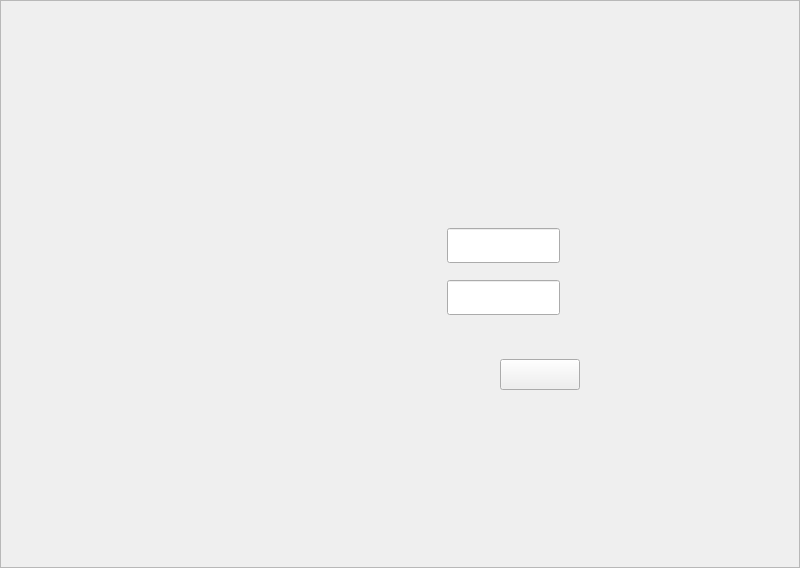
<?xml version="1.0" encoding="UTF-8"?>
<ui version="4.0">
 <class>Login</class>
 <widget class="QWidget" name="Login">
  <property name="geometry">
   <rect>
    <x>0</x>
    <y>0</y>
    <width>800</width>
    <height>568</height>
   </rect>
  </property>
  <property name="windowTitle">
   <string>Form</string>
  </property>
  <widget class="QFrame" name="frame">
   <property name="geometry">
    <rect>
     <x>0</x>
     <y>0</y>
     <width>800</width>
     <height>568</height>
    </rect>
   </property>
   <property name="styleSheet">
    <string notr="true">#frame{border-image: url(:/new/imgs/images/0_1.PNG);}</string>
   </property>
   <property name="frameShape">
    <enum>QFrame::StyledPanel</enum>
   </property>
   <property name="frameShadow">
    <enum>QFrame::Raised</enum>
   </property>
   <widget class="QLineEdit" name="lineEdit">
    <property name="geometry">
     <rect>
      <x>447</x>
      <y>228</y>
      <width>113</width>
      <height>35</height>
     </rect>
    </property>
   </widget>
   <widget class="QLineEdit" name="lineEdit_2">
    <property name="geometry">
     <rect>
      <x>447</x>
      <y>280</y>
      <width>113</width>
      <height>35</height>
     </rect>
    </property>
   </widget>
   <widget class="QPushButton" name="pushButton_save">
    <property name="geometry">
     <rect>
      <x>500</x>
      <y>359</y>
      <width>80</width>
      <height>31</height>
     </rect>
    </property>
    <property name="text">
     <string/>
    </property>
    <property name="icon">
     <iconset resource="../imgs.qrc">
      <normaloff>:/new/imgs/images/login1.png</normaloff>:/new/imgs/images/login1.png</iconset>
    </property>
    <property name="iconSize">
     <size>
      <width>90</width>
      <height>35</height>
     </size>
    </property>
   </widget>
  </widget>
 </widget>
 <resources>
  <include location="../imgs.qrc"/>
 </resources>
 <connections/>
</ui>
